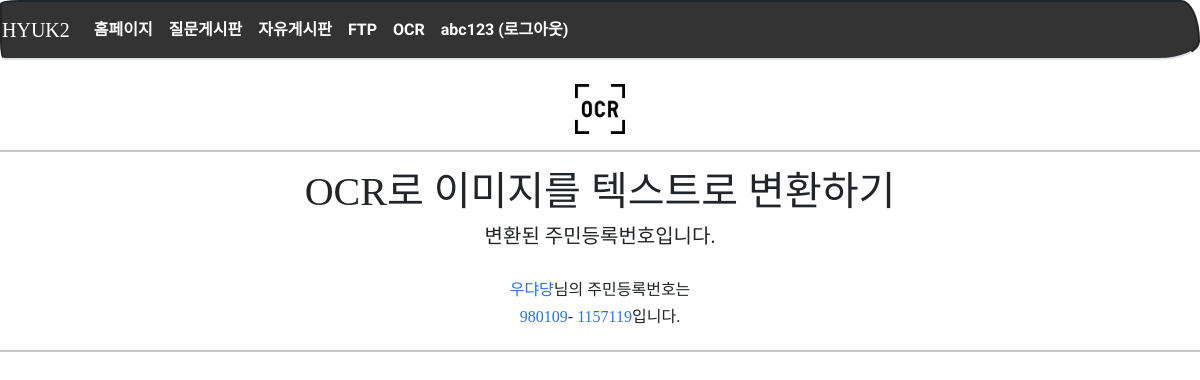
The app's page /ocr/check/ (signed in), older data.
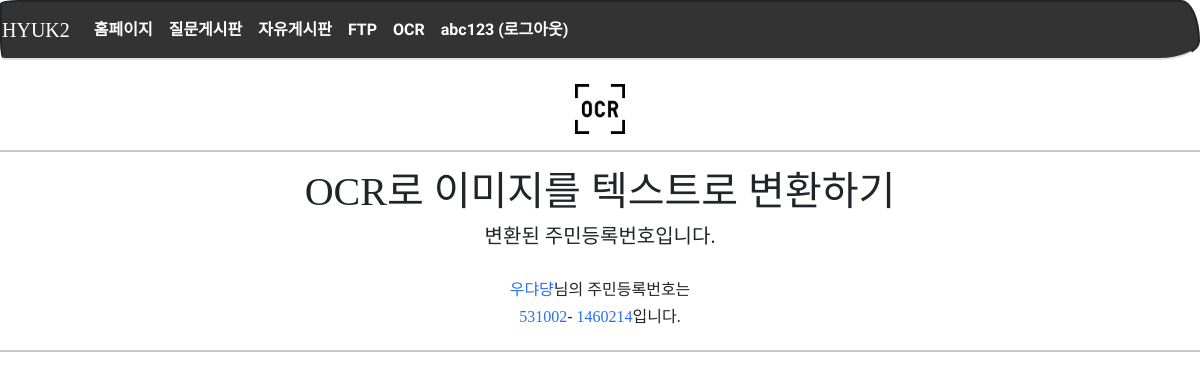
The same page, newer data.
### models.py (models this page shows)
class User(db.Model):
    id = db.Column(db.Integer, primary_key=True)    # id는 자동으로 증가하는 User 모델의 기본키
    username = db.Column(db.String(150), unique=True, nullable=False)  # 아이디
    password = db.Column(db.String(200), nullable=False)
    name = db.Column(db.String(150), nullable=False)  # 실명
    email = db.Column(db.String(120), unique=True, nullable=False)
    fir_joo = db.Column(db.String(6), nullable=False)  # 주민번호 앞자리
    sec_joo = db.Column(db.String(7), nullable=False)  # 주민번호 뒷자리
    tel = db.Column(db.String(50), nullable=False)  # 휴대폰 번호, 휴대폰인증이 있다면 unique=True 넣어야 됨

### views/ocr_views.py (the view)
@bp.route('/check/', methods=['POST', 'GET'])
@login_required
def check():
    user = User.query.filter_by(username=g.user.username).first()
    return render_template('ocr/ocr_check.html', username=user.username, name=user.name,
                           fir_joo=user.fir_joo, sec_joo=user.sec_joo)

### views/login_views.py (called while the page is built)
@bp.before_app_request
def logged_in_user():
    user_id = session.get('user_id')
    if user_id is None:
        g.user = None
    else:
        g.user = User.query.get(user_id)

def login_required(view):
    @functools.wraps(view)
    def wrapped_view(**kwargs):
        if g.user is None:
            return redirect(url_for('login.login', url=request.url))
        return view(**kwargs)
    return wrapped_view

### templates/ocr/ocr_check.html (shortened to what this page needs)
{% extends 'base.html' %}
{% block head %}
<link rel="stylesheet" href="{{ url_for('static', filename='css/ocr/ocr_main.css') }}">
{% endblock %}
{% block content %}
<div>
    <br>
    <img src="{{ url_for('static',filename='images/ocr.png') }}" class="basic_img"/>
    <hr width="100%" color="black"/>
</div>
<div class="top">
    <h1>OCR로
        이미지를 텍스트로 변환하기
    </h1>
    <h5>변환된 주민등록번호입니다.</h5><br>
    <h6><span class="point_color 18p">{{name}}</span>님의 주민등록번호는</h6>
    <h6><span class="point_color 18p">{{fir_joo}}</span>-
        <span class="point_color 18p">{{sec_joo}}</span>입니다.</h6>
</div>
<hr width="100%" color="black"/>
{% endblock %}

### templates/nav.html (shortened to what this page needs)
<nav class="navbar navbar-expand-lg navbar-dark bg-primary border-bottom">
    <a class="navbar-brand" href="{{ url_for('main.home_page') }}">HYUK2</a>
    <div class="collapse navbar-collapse flex-grow-0 text-center" id="navbarNav">
        <ul class="navbar-nav">
            <li class="nav-item ">
                <a class="nav-link" href="{{url_for('main.home_page')}}">홈페이지</a>
            </li>
            <li class="nav-item ">
                <a class="nav-link" href="{{url_for('question._list')}}">질문게시판</a>
            </li>
            <li class="nav-item ">
                <a class="nav-link" href="{{url_for('board._list')}}">자유게시판</a>
            </li>
            <li class="nav-item ">
                <a class="nav-link" href="{{url_for('files.main_page')}}">FTP</a>
            </li>
            <li class="nav-item ">
                <a class="nav-link" href="{{url_for('ocr.main_page')}}">OCR</a>
            </li>
            {% if g.user %}
            <li class="nav-item ">
                <a class="nav-link" href="{{ url_for('login.logout') }}">{{ g.user.username }} (로그아웃)</a>
            </li>
            {% else %}
            <li class="nav-item justify-content-end">
                <a class="nav-link" href="{{url_for('login.signup')}}">회원가입</a>
            </li>
            <li class="nav-item justify-content-end">
                <a class="nav-link" href="{{url_for('login.login')}}">로그인</a>
            {% endif %}
        </ul>
    </div>
</nav>

Row changes from the older to the newer data that the page shows:
changed User "abc123": fir_joo "980109" → "531002"; sec_joo "1157119" → "1460214"
